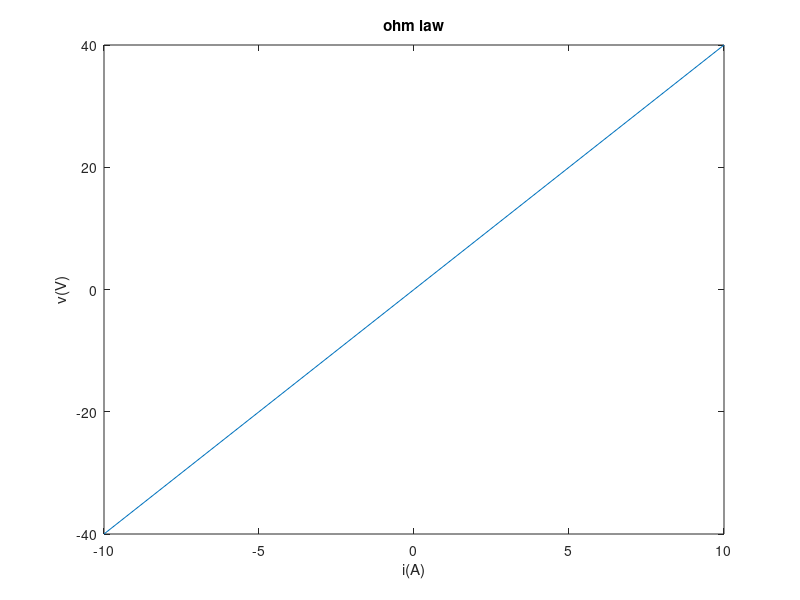

Write the MATLAB code that produced this figure.
% this is for ohm's law
load vi.dat
cur = vi(:, 2); vol = vi(:, 1);
plot(cur, vol)
title('ohm law'); xlabel('i(A)'); ylabel('v(V)');